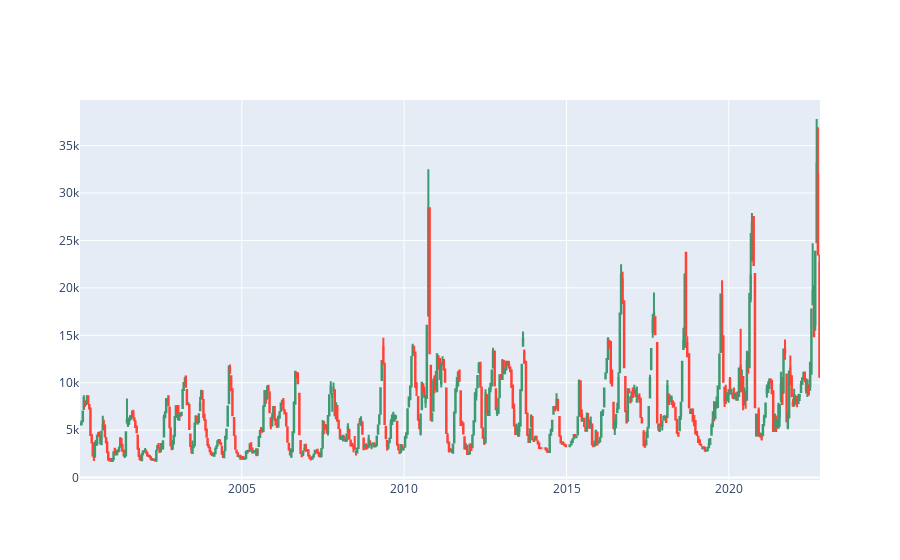

Write notebook code for a chart like this one.
### Code cell
# 캔들 스틱 차트 그리기
def candle_stick_chart(df):
    # 캔들 스틱 차트 그리기
    fig = go.Figure(data=[go.Candlestick(x=df.index,
                    open=df['시가'], high=df['고가'],
                    low=df['저가'], close=df['종가'])])

    # 캔들 스틱 차트 그리기
    fig.update_layout(xaxis_rangeslider_visible=False)
    fig.show()

# 캔들 스틱 차트 그리기
candle_stick_chart(candle_df_copy)

### Figure 1 — Plotly figure (JSON) as saved in the notebook; plotly's stock layout.template omitted (floating-point values rounded to 4 significant figures; data arrays with more than 128 entries replaced by an {"elided": "..."} marker saying what was removed)
{"data": [{"close": {"elided": "585 float values"}, "high": {"elided": "585 float values"}, "low": {"elided": "585 float values"}, "open": {"elided": "585 float values"}, "type": "candlestick", "x": {"elided": "585 str values"}}], "layout": {"xaxis": {"rangeslider": {"visible": false}}}}
